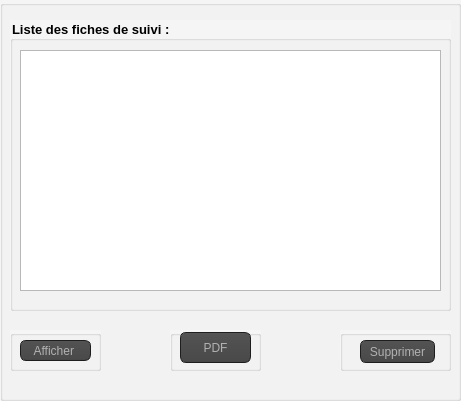
    <widget class="QGroupBox" name="groupBox_7">
     <property name="geometry">
      <rect>
       <x>9</x>
       <y>19</y>
       <width>461</width>
       <height>401</height>
      </rect>
     </property>
     <property name="styleSheet">
      <string notr="true">QGroupBox{background-color:whitesmoke;}</string>
     </property>
     <property name="title">
      <string/>
     </property>
     <widget class="QGroupBox" name="groupBox_3">
      <property name="geometry">
       <rect>
        <x>10</x>
        <y>330</y>
        <width>91</width>
        <height>41</height>
       </rect>
      </property>
      <property name="title">
       <string/>
      </property>
      <widget class="QPushButton" name="Afficher_Fiche">
       <property name="geometry">
        <rect>
         <x>10</x>
         <y>10</y>
         <width>71</width>
         <height>21</height>
        </rect>
       </property>
       <property name="styleSheet">
        <string notr="true">QToolTip
{
     border: 1px solid black;
     background-color: #ffa02f;
     padding: 1px;
     border-radius: 3px;
     opacity: 100;
}

QWidget
{
    color: #b1b1b1;
    background-color: #323232;
}

QWidget:item:hover
{
    background-color: QLinearGradient( x1: 0, y1: 0, x2: 0, y2: 1, stop: 0 #ffa02f, stop: 1 #ca0619);
    color: #000000;
}

QWidget:item:selected
{
    background-color: QLinearGradient( x1: 0, y1: 0, x2: 0, y2: 1, stop: 0 #ffa02f, stop: 1 #d7801a);
}

QMenuBar::item
{
    background: transparent;
}

QMenuBar::item:selected
{
    background: transparent;
    border: 1px solid #ffaa00;
}

QMenuBar::item:pressed
{
    background: #444;
    border: 1px solid #000;
    background-color: QLinearGradient(
        x1:0, y1:0,
        x2:0, y2:1,
        stop:1 #212121,
        stop:0.4 #343434/*,
        stop:0.2 #343434,
        stop:0.1 #ffaa00*/
    );
    margin-bottom:-1px;
    padding-bottom:1px;
}

QMenu
{
    border: 1px solid #000;
}

QMenu::item
{
    padding: 2px 20px 2px 20px;
}

QMenu::item:selected
{
    color: #000000;
}

QWidget:disabled
{
    color: #404040;
    background-color: #323232;
}

QAbstractItemView
{
    background-color: QLinearGradient( x1: 0, y1: 0, x2: 0, y2: 1, stop: 0 #4d4d4d, stop: 0.1 #646464, stop: 1 #5d5d5d);
}

QWidget:focus
{
    /*border: 2px solid QLinearGradient( x1: 0, y1: 0, x2: 0, y2: 1, stop: 0 #ffa02f, stop: 1 #d7801a);*/
}

QLineEdit
{
    background-color: QLinearGradient( x1: 0, y1: 0, x2: 0, y2: 1, stop: 0 #4d4d4d, stop: 0 #646464, stop: 1 #5d5d5d);
    padding: 1px;
    border-style: solid;
    border: 1px solid #1e1e1e;
    border-radius: 5;
}

QPushButton
{
    color: #b1b1b1;
    background-color: QLinearGradient( x1: 0, y1: 0, x2: 0, y2: 1, stop: 0 #565656, stop: 0.1 #525252, stop: 0.5 #4e4e4e, stop: 0.9 #4a4a4a, stop: 1 #464646);
    border-width: 1px;
    border-color: #1e1e1e;
    border-style: solid;
    border-radius: 6;
    padding: 3px;
    font-size: 12px;
    padding-left: 5px;
    padding-right: 5px;
}

QPushButton:pressed
{
    background-color: QLinearGradient( x1: 0, y1: 0, x2: 0, y2: 1, stop: 0 #2d2d2d, stop: 0.1 #2b2b2b, stop: 0.5 #292929, stop: 0.9 #282828, stop: 1 #252525);
}

QComboBox
{
    selection-background-color: #ffaa00;
    background-color: QLinearGradient( x1: 0, y1: 0, x2: 0, y2: 1, stop: 0 #565656, stop: 0.1 #525252, stop: 0.5 #4e4e4e, stop: 0.9 #4a4a4a, stop: 1 #464646);
    border-style: solid;
    border: 1px solid #1e1e1e;
    border-radius: 5;
}

QComboBox:hover,QPushButton:hover
{
    border: 2px solid QLinearGradient( x1: 0, y1: 0, x2: 0, y2: 1, stop: 0 #ffa02f, stop: 1 #d7801a);
}


QComboBox:on
{
    padding-top: 3px;
    padding-left: 4px;
    background-color: QLinearGradient( x1: 0, y1: 0, x2: 0, y2: 1, stop: 0 #2d2d2d, stop: 0.1 #2b2b2b, stop: 0.5 #292929, stop: 0.9 #282828, stop: 1 #252525);
    selection-background-color: #ffaa00;
}

QComboBox QAbstractItemView
{
    border: 2px solid darkgray;
    selection-background-color: QLinearGradient( x1: 0, y1: 0, x2: 0, y2: 1, stop: 0 #ffa02f, stop: 1 #d7801a);
}

QComboBox::drop-down
{
     subcontrol-origin: padding;
     subcontrol-position: top right;
     width: 15px;

     border-left-width: 0px;
     border-left-color: darkgray;
     border-left-style: solid; /* just a single line */
     border-top-right-radius: 3px; /* same radius as the QComboBox */
     border-bottom-right-radius: 3px;
 }

QComboBox::down-arrow
{
     image: url(:/down_arrow.png);
}

QGroupBox:focus
{
border: 2px solid QLinearGradient( x1: 0, y1: 0, x2: 0, y2: 1, stop: 0 #ffa02f, stop: 1 #d7801a);
}

QTextEdit:focus
{
    border: 2px solid QLinearGradient( x1: 0, y1: 0, x2: 0, y2: 1, stop: 0 #ffa02f, stop: 1 #d7801a);
}

QScrollBar:horizontal {
     border: 1px solid #222222;
     background: QLinearGradient( x1: 0, y1: 0, x2: 0, y2: 1, stop: 0.0 #121212, stop: 0.2 #282828, stop: 1 #484848);
     height: 7px;
     margin: 0px 16px 0 16px;
}

QScrollBar::handle:horizontal
{
      background: QLinearGradient( x1: 0, y1: 0, x2: 1, y2: 0, stop: 0 #ffa02f, stop: 0.5 #d7801a, stop: 1 #ffa02f);
      min-height: 20px;
      border-radius: 2px;
}

QScrollBar::add-line:horizontal {
      border: 1px solid #1b1b19;
      border-radius: 2px;
      background: QLinearGradient( x1: 0, y1: 0, x2: 1, y2: 0, stop: 0 #ffa02f, stop: 1 #d7801a);
      width: 14px;
      subcontrol-position: right;
      subcontrol-origin: margin;
}

QScrollBar::sub-line:horizontal {
      border: 1px solid #1b1b19;
      border-radius: 2px;
      background: QLinearGradient( x1: 0, y1: 0, x2: 1, y2: 0, stop: 0 #ffa02f, stop: 1 #d7801a);
      width: 14px;
     subcontrol-position: left;
     subcontrol-origin: margin;
}

QScrollBar::right-arrow:horizontal, QScrollBar::left-arrow:horizontal
{
      border: 1px solid black;
      width: 1px;
      height: 1px;
      background: white;
}

QScrollBar::add-page:horizontal, QScrollBar::sub-page:horizontal
{
      background: none;
}

QScrollBar:vertical
{
      background: QLinearGradient( x1: 0, y1: 0, x2: 1, y2: 0, stop: 0.0 #121212, stop: 0.2 #282828, stop: 1 #484848);
      width: 7px;
      margin: 16px 0 16px 0;
      border: 1px solid #222222;
}

QScrollBar::handle:vertical
{
      background: QLinearGradient( x1: 0, y1: 0, x2: 0, y2: 1, stop: 0 #ffa02f, stop: 0.5 #d7801a, stop: 1 #ffa02f);
      min-height: 20px;
      border-radius: 2px;
}

QScrollBar::add-line:vertical
{
      border: 1px solid #1b1b19;
      border-radius: 2px;
      background: QLinearGradient( x1: 0, y1: 0, x2: 0, y2: 1, stop: 0 #ffa02f, stop: 1 #d7801a);
      height: 14px;
      subcontrol-position: bottom;
      subcontrol-origin: margin;
}

QScrollBar::sub-line:vertical
{
      border: 1px solid #1b1b19;
      border-radius: 2px;
      background: QLinearGradient( x1: 0, y1: 0, x2: 0, y2: 1, stop: 0 #d7801a, stop: 1 #ffa02f);
      height: 14px;
      subcontrol-position: top;
      subcontrol-origin: margin;
}

QScrollBar::up-arrow:vertical, QScrollBar::down-arrow:vertical
{
      border: 1px solid black;
      width: 1px;
      height: 1px;
      background: white;
}


QScrollBar::add-page:vertical, QScrollBar::sub-page:vertical
{
      background: none;
}

QTextEdit
{
    background-color: #242424;
}

QPlainTextEdit
{
    background-color: #242424;
}

QHeaderView::section
{
    background-color: QLinearGradient(x1:0, y1:0, x2:0, y2:1, stop:0 #616161, stop: 0.5 #505050, stop: 0.6 #434343, stop:1 #656565);
    color: white;
    padding-left: 4px;
    border: 1px solid #6c6c6c;
}

QCheckBox:disabled
{
color: #414141;
}

QDockWidget::title
{
    text-align: center;
    spacing: 3px; /* spacing between items in the tool bar */
    background-color: QLinearGradient(x1:0, y1:0, x2:0, y2:1, stop:0 #323232, stop: 0.5 #242424, stop:1 #323232);
}

QDockWidget::close-button, QDockWidget::float-button
{
    text-align: center;
    spacing: 1px; /* spacing between items in the tool bar */
    background-color: QLinearGradient(x1:0, y1:0, x2:0, y2:1, stop:0 #323232, stop: 0.5 #242424, stop:1 #323232);
}

QDockWidget::close-button:hover, QDockWidget::float-button:hover
{
    background: #242424;
}

QDockWidget::close-button:pressed, QDockWidget::float-button:pressed
{
    padding: 1px -1px -1px 1px;
}

QMainWindow::separator
{
    background-color: QLinearGradient(x1:0, y1:0, x2:0, y2:1, stop:0 #161616, stop: 0.5 #151515, stop: 0.6 #212121, stop:1 #343434);
    color: white;
    padding-left: 4px;
    border: 1px solid #4c4c4c;
    spacing: 3px; /* spacing between items in the tool bar */
}

QMainWindow::separator:hover
{

    background-color: QLinearGradient(x1:0, y1:0, x2:0, y2:1, stop:0 #d7801a, stop:0.5 #b56c17 stop:1 #ffa02f);
    color: white;
    padding-left: 4px;
    border: 1px solid #6c6c6c;
    spacing: 3px; /* spacing between items in the tool bar */
}

QToolBar::handle
{
     spacing: 3px; /* spacing between items in the tool bar */
     background: url(:/images/handle.png);
}

QMenu::separator
{
    height: 2px;
    background-color: QLinearGradient(x1:0, y1:0, x2:0, y2:1, stop:0 #161616, stop: 0.5 #151515, stop: 0.6 #212121, stop:1 #343434);
    color: white;
    padding-left: 4px;
    margin-left: 10px;
    margin-right: 5px;
}

QProgressBar
{
    border: 2px solid grey;
    border-radius: 5px;
    text-align: center;
}

QProgressBar::chunk
{
    background-color: #d7801a;
    width: 2.15px;
    margin: 0.5px;
}

QTabBar::tab {
    color: #b1b1b1;
    border: 1px solid #444;
    border-bottom-style: none;
    background-color: #323232;
    padding-left: 10px;
    padding-right: 10px;
    padding-top: 3px;
    padding-bottom: 2px;
    margin-right: -1px;
}

QTabWidget::pane {
    border: 1px solid #444;
    top: 1px;
}

QTabBar::tab:last
{
    margin-right: 0; /* the last selected tab has nothing to overlap with on the right */
    border-top-right-radius: 3px;
}

QTabBar::tab:first:!selected
{
 margin-left: 0px; /* the last selected tab has nothing to overlap with on the right */


    border-top-left-radius: 3px;
}

QTabBar::tab:!selected
{
    color: #b1b1b1;
    border-bottom-style: solid;
    margin-top: 3px;
    background-color: QLinearGradient(x1:0, y1:0, x2:0, y2:1, stop:1 #212121, stop:.4 #343434);
}

QTabBar::tab:selected
{
    border-top-left-radius: 3px;
    border-top-right-radius: 3px;
    margin-bottom: 0px;
}

QTabBar::tab:!selected:hover
{
    /*border-top: 2px solid #ffaa00;
    padding-bottom: 3px;*/
    border-top-left-radius: 3px;
    border-top-right-radius: 3px;
    background-color: QLinearGradient(x1:0, y1:0, x2:0, y2:1, stop:1 #212121, stop:0.4 #343434, stop:0.2 #343434, stop:0.1 #ffaa00);
}

QRadioButton::indicator:checked, QRadioButton::indicator:unchecked{
    color: #b1b1b1;
    background-color: #323232;
    border: 1px solid #b1b1b1;
    border-radius: 6px;
}

QRadioButton::indicator:checked
{
    background-color: qradialgradient(
        cx: 0.5, cy: 0.5,
        fx: 0.5, fy: 0.5,
        radius: 1.0,
        stop: 0.25 #ffaa00,
        stop: 0.3 #323232
    );
}

QCheckBox::indicator{
    color: #b1b1b1;
    background-color: #323232;
    border: 1px solid #b1b1b1;
    width: 9px;
    height: 9px;
}

QRadioButton::indicator
{
    border-radius: 6px;
}

QRadioButton::indicator:hover, QCheckBox::indicator:hover
{
    border: 1px solid #ffaa00;
}

QCheckBox::indicator:checked
{
    image:url(:/images/checkbox.png);
}

QCheckBox::indicator:disabled, QRadioButton::indicator:disabled
{
    border: 1px solid #444;
}</string>
       </property>
       <property name="text">
        <string>Afficher </string>
       </property>
      </widget>
     </widget>
     <widget class="QGroupBox" name="groupBox_4">
      <property name="geometry">
       <rect>
        <x>170</x>
        <y>330</y>
        <width>91</width>
        <height>41</height>
       </rect>
      </property>
      <property name="title">
       <string/>
      </property>
      <widget class="QPushButton" name="PDF">
       <property name="geometry">
        <rect>
         <x>10</x>
         <y>2</y>
         <width>71</width>
         <height>31</height>
        </rect>
       </property>
       <property name="styleSheet">
        <string notr="true">QToolTip
{
     border: 1px solid black;
     background-color: #ffa02f;
     padding: 1px;
     border-radius: 3px;
     opacity: 100;
}

QWidget
{
    color: #b1b1b1;
    background-color: #323232;
}

QWidget:item:hover
{
    background-color: QLinearGradient( x1: 0, y1: 0, x2: 0, y2: 1, stop: 0 #ffa02f, stop: 1 #ca0619);
    color: #000000;
}

QWidget:item:selected
{
    background-color: QLinearGradient( x1: 0, y1: 0, x2: 0, y2: 1, stop: 0 #ffa02f, stop: 1 #d7801a);
}

QMenuBar::item
{
    background: transparent;
}

QMenuBar::item:selected
{
    background: transparent;
    border: 1px solid #ffaa00;
}

QMenuBar::item:pressed
{
    background: #444;
    border: 1px solid #000;
    background-color: QLinearGradient(
        x1:0, y1:0,
        x2:0, y2:1,
        stop:1 #212121,
        stop:0.4 #343434/*,
        stop:0.2 #343434,
        stop:0.1 #ffaa00*/
    );
    margin-bottom:-1px;
    padding-bottom:1px;
}

QMenu
{
    border: 1px solid #000;
}

QMenu::item
{
    padding: 2px 20px 2px 20px;
}

QMenu::item:selected
{
    color: #000000;
}

QWidget:disabled
{
    color: #404040;
    background-color: #323232;
}

QAbstractItemView
{
    background-color: QLinearGradient( x1: 0, y1: 0, x2: 0, y2: 1, stop: 0 #4d4d4d, stop: 0.1 #646464, stop: 1 #5d5d5d);
}

QWidget:focus
{
    /*border: 2px solid QLinearGradient( x1: 0, y1: 0, x2: 0, y2: 1, stop: 0 #ffa02f, stop: 1 #d7801a);*/
}

QLineEdit
{
    background-color: QLinearGradient( x1: 0, y1: 0, x2: 0, y2: 1, stop: 0 #4d4d4d, stop: 0 #646464, stop: 1 #5d5d5d);
    padding: 1px;
    border-style: solid;
    border: 1px solid #1e1e1e;
    border-radius: 5;
}

QPushButton
{
    color: #b1b1b1;
    background-color: QLinearGradient( x1: 0, y1: 0, x2: 0, y2: 1, stop: 0 #565656, stop: 0.1 #525252, stop: 0.5 #4e4e4e, stop: 0.9 #4a4a4a, stop: 1 #464646);
    border-width: 1px;
    border-color: #1e1e1e;
    border-style: solid;
    border-radius: 6;
    padding: 3px;
    font-size: 12px;
    padding-left: 5px;
    padding-right: 5px;
}

QPushButton:pressed
{
    background-color: QLinearGradient( x1: 0, y1: 0, x2: 0, y2: 1, stop: 0 #2d2d2d, stop: 0.1 #2b2b2b, stop: 0.5 #292929, stop: 0.9 #282828, stop: 1 #252525);
}

QComboBox
{
    selection-background-color: #ffaa00;
    background-color: QLinearGradient( x1: 0, y1: 0, x2: 0, y2: 1, stop: 0 #565656, stop: 0.1 #525252, stop: 0.5 #4e4e4e, stop: 0.9 #4a4a4a, stop: 1 #464646);
    border-style: solid;
    border: 1px solid #1e1e1e;
    border-radius: 5;
}

QComboBox:hover,QPushButton:hover
{
    border: 2px solid QLinearGradient( x1: 0, y1: 0, x2: 0, y2: 1, stop: 0 #ffa02f, stop: 1 #d7801a);
}


QComboBox:on
{
    padding-top: 3px;
    padding-left: 4px;
    background-color: QLinearGradient( x1: 0, y1: 0, x2: 0, y2: 1, stop: 0 #2d2d2d, stop: 0.1 #2b2b2b, stop: 0.5 #292929, stop: 0.9 #282828, stop: 1 #252525);
    selection-background-color: #ffaa00;
}

QComboBox QAbstractItemView
{
    border: 2px solid darkgray;
    selection-background-color: QLinearGradient( x1: 0, y1: 0, x2: 0, y2: 1, stop: 0 #ffa02f, stop: 1 #d7801a);
}

QComboBox::drop-down
{
     subcontrol-origin: padding;
     subcontrol-position: top right;
     width: 15px;

     border-left-width: 0px;
     border-left-color: darkgray;
     border-left-style: solid; /* just a single line */
     border-top-right-radius: 3px; /* same radius as the QComboBox */
     border-bottom-right-radius: 3px;
 }

QComboBox::down-arrow
{
     image: url(:/down_arrow.png);
}

QGroupBox:focus
{
border: 2px solid QLinearGradient( x1: 0, y1: 0, x2: 0, y2: 1, stop: 0 #ffa02f, stop: 1 #d7801a);
}

QTextEdit:focus
{
    border: 2px solid QLinearGradient( x1: 0, y1: 0, x2: 0, y2: 1, stop: 0 #ffa02f, stop: 1 #d7801a);
}

QScrollBar:horizontal {
     border: 1px solid #222222;
     background: QLinearGradient( x1: 0, y1: 0, x2: 0, y2: 1, stop: 0.0 #121212, stop: 0.2 #282828, stop: 1 #484848);
     height: 7px;
     margin: 0px 16px 0 16px;
}

QScrollBar::handle:horizontal
{
      background: QLinearGradient( x1: 0, y1: 0, x2: 1, y2: 0, stop: 0 #ffa02f, stop: 0.5 #d7801a, stop: 1 #ffa02f);
      min-height: 20px;
      border-radius: 2px;
}

QScrollBar::add-line:horizontal {
      border: 1px solid #1b1b19;
      border-radius: 2px;
      background: QLinearGradient( x1: 0, y1: 0, x2: 1, y2: 0, stop: 0 #ffa02f, stop: 1 #d7801a);
      width: 14px;
      subcontrol-position: right;
      subcontrol-origin: margin;
}

QScrollBar::sub-line:horizontal {
      border: 1px solid #1b1b19;
      border-radius: 2px;
      background: QLinearGradient( x1: 0, y1: 0, x2: 1, y2: 0, stop: 0 #ffa02f, stop: 1 #d7801a);
      width: 14px;
     subcontrol-position: left;
     subcontrol-origin: margin;
}

QScrollBar::right-arrow:horizontal, QScrollBar::left-arrow:horizontal
{
      border: 1px solid black;
      width: 1px;
      height: 1px;
      background: white;
}

QScrollBar::add-page:horizontal, QScrollBar::sub-page:horizontal
{
      background: none;
}

QScrollBar:vertical
{
      background: QLinearGradient( x1: 0, y1: 0, x2: 1, y2: 0, stop: 0.0 #121212, stop: 0.2 #282828, stop: 1 #484848);
      width: 7px;
      margin: 16px 0 16px 0;
      border: 1px solid #222222;
}

QScrollBar::handle:vertical
{
      background: QLinearGradient( x1: 0, y1: 0, x2: 0, y2: 1, stop: 0 #ffa02f, stop: 0.5 #d7801a, stop: 1 #ffa02f);
      min-height: 20px;
      border-radius: 2px;
}

QScrollBar::add-line:vertical
{
      border: 1px solid #1b1b19;
      border-radius: 2px;
      background: QLinearGradient( x1: 0, y1: 0, x2: 0, y2: 1, stop: 0 #ffa02f, stop: 1 #d7801a);
      height: 14px;
      subcontrol-position: bottom;
      subcontrol-origin: margin;
}

QScrollBar::sub-line:vertical
{
      border: 1px solid #1b1b19;
      border-radius: 2px;
      background: QLinearGradient( x1: 0, y1: 0, x2: 0, y2: 1, stop: 0 #d7801a, stop: 1 #ffa02f);
      height: 14px;
      subcontrol-position: top;
      subcontrol-origin: margin;
}

QScrollBar::up-arrow:vertical, QScrollBar::down-arrow:vertical
{
      border: 1px solid black;
      width: 1px;
      height: 1px;
      background: white;
}


QScrollBar::add-page:vertical, QScrollBar::sub-page:vertical
{
      background: none;
}

QTextEdit
{
    background-color: #242424;
}

QPlainTextEdit
{
    background-color: #242424;
}

QHeaderView::section
{
    background-color: QLinearGradient(x1:0, y1:0, x2:0, y2:1, stop:0 #616161, stop: 0.5 #505050, stop: 0.6 #434343, stop:1 #656565);
    color: white;
    padding-left: 4px;
    border: 1px solid #6c6c6c;
}

QCheckBox:disabled
{
color: #414141;
}

QDockWidget::title
{
    text-align: center;
    spacing: 3px; /* spacing between items in the tool bar */
    background-color: QLinearGradient(x1:0, y1:0, x2:0, y2:1, stop:0 #323232, stop: 0.5 #242424, stop:1 #323232);
}

QDockWidget::close-button, QDockWidget::float-button
{
    text-align: center;
    spacing: 1px; /* spacing between items in the tool bar */
    background-color: QLinearGradient(x1:0, y1:0, x2:0, y2:1, stop:0 #323232, stop: 0.5 #242424, stop:1 #323232);
}

QDockWidget::close-button:hover, QDockWidget::float-button:hover
{
    background: #242424;
}

QDockWidget::close-button:pressed, QDockWidget::float-button:pressed
{
    padding: 1px -1px -1px 1px;
}

QMainWindow::separator
{
    background-color: QLinearGradient(x1:0, y1:0, x2:0, y2:1, stop:0 #161616, stop: 0.5 #151515, stop: 0.6 #212121, stop:1 #343434);
    color: white;
    padding-left: 4px;
    border: 1px solid #4c4c4c;
    spacing: 3px; /* spacing between items in the tool bar */
}

QMainWindow::separator:hover
{

    background-color: QLinearGradient(x1:0, y1:0, x2:0, y2:1, stop:0 #d7801a, stop:0.5 #b56c17 stop:1 #ffa02f);
    color: white;
    padding-left: 4px;
    border: 1px solid #6c6c6c;
    spacing: 3px; /* spacing between items in the tool bar */
}

QToolBar::handle
{
     spacing: 3px; /* spacing between items in the tool bar */
     background: url(:/images/handle.png);
}

QMenu::separator
{
    height: 2px;
    background-color: QLinearGradient(x1:0, y1:0, x2:0, y2:1, stop:0 #161616, stop: 0.5 #151515, stop: 0.6 #212121, stop:1 #343434);
    color: white;
    padding-left: 4px;
    margin-left: 10px;
    margin-right: 5px;
}

QProgressBar
{
    border: 2px solid grey;
    border-radius: 5px;
    text-align: center;
}

QProgressBar::chunk
{
    background-color: #d7801a;
    width: 2.15px;
    margin: 0.5px;
}

QTabBar::tab {
    color: #b1b1b1;
    border: 1px solid #444;
    border-bottom-style: none;
    background-color: #323232;
    padding-left: 10px;
    padding-right: 10px;
    padding-top: 3px;
    padding-bottom: 2px;
    margin-right: -1px;
}

QTabWidget::pane {
    border: 1px solid #444;
    top: 1px;
}

QTabBar::tab:last
{
    margin-right: 0; /* the last selected tab has nothing to overlap with on the right */
    border-top-right-radius: 3px;
}

QTabBar::tab:first:!selected
{
 margin-left: 0px; /* the last selected tab has nothing to overlap with on the right */


    border-top-left-radius: 3px;
}

QTabBar::tab:!selected
{
    color: #b1b1b1;
    border-bottom-style: solid;
    margin-top: 3px;
    background-color: QLinearGradient(x1:0, y1:0, x2:0, y2:1, stop:1 #212121, stop:.4 #343434);
}

QTabBar::tab:selected
{
    border-top-left-radius: 3px;
    border-top-right-radius: 3px;
    margin-bottom: 0px;
}

QTabBar::tab:!selected:hover
{
    /*border-top: 2px solid #ffaa00;
    padding-bottom: 3px;*/
    border-top-left-radius: 3px;
    border-top-right-radius: 3px;
    background-color: QLinearGradient(x1:0, y1:0, x2:0, y2:1, stop:1 #212121, stop:0.4 #343434, stop:0.2 #343434, stop:0.1 #ffaa00);
}

QRadioButton::indicator:checked, QRadioButton::indicator:unchecked{
    color: #b1b1b1;
    background-color: #323232;
    border: 1px solid #b1b1b1;
    border-radius: 6px;
}

QRadioButton::indicator:checked
{
    background-color: qradialgradient(
        cx: 0.5, cy: 0.5,
        fx: 0.5, fy: 0.5,
        radius: 1.0,
        stop: 0.25 #ffaa00,
        stop: 0.3 #323232
    );
}

QCheckBox::indicator{
    color: #b1b1b1;
    background-color: #323232;
    border: 1px solid #b1b1b1;
    width: 9px;
    height: 9px;
}

QRadioButton::indicator
{
    border-radius: 6px;
}

QRadioButton::indicator:hover, QCheckBox::indicator:hover
{
    border: 1px solid #ffaa00;
}

QCheckBox::indicator:checked
{
    image:url(:/images/checkbox.png);
}

QCheckBox::indicator:disabled, QRadioButton::indicator:disabled
{
    border: 1px solid #444;
}</string>
       </property>
       <property name="text">
        <string>PDF</string>
       </property>
      </widget>
     </widget>
     <widget class="QGroupBox" name="groupBox_5">
      <property name="geometry">
       <rect>
        <x>340</x>
        <y>330</y>
        <width>111</width>
        <height>41</height>
       </rect>
      </property>
      <property name="title">
       <string/>
      </property>
      <widget class="QPushButton" name="Supprimer_fiche">
       <property name="geometry">
        <rect>
         <x>20</x>
         <y>10</y>
         <width>75</width>
         <height>23</height>
        </rect>
       </property>
       <property name="styleSheet">
        <string notr="true">QToolTip
{
     border: 1px solid black;
     background-color: #ffa02f;
     padding: 1px;
     border-radius: 3px;
     opacity: 100;
}

QWidget
{
    color: #b1b1b1;
    background-color: #323232;
}

QWidget:item:hover
{
    background-color: QLinearGradient( x1: 0, y1: 0, x2: 0, y2: 1, stop: 0 #ffa02f, stop: 1 #ca0619);
    color: #000000;
}

QWidget:item:selected
{
    background-color: QLinearGradient( x1: 0, y1: 0, x2: 0, y2: 1, stop: 0 #ffa02f, stop: 1 #d7801a);
}

QMenuBar::item
{
    background: transparent;
}

QMenuBar::item:selected
{
    background: transparent;
    border: 1px solid #ffaa00;
}

QMenuBar::item:pressed
{
    background: #444;
    border: 1px solid #000;
    background-color: QLinearGradient(
        x1:0, y1:0,
        x2:0, y2:1,
        stop:1 #212121,
        stop:0.4 #343434/*,
        stop:0.2 #343434,
        stop:0.1 #ffaa00*/
    );
    margin-bottom:-1px;
    padding-bottom:1px;
}

QMenu
{
    border: 1px solid #000;
}

QMenu::item
{
    padding: 2px 20px 2px 20px;
}

QMenu::item:selected
{
    color: #000000;
}

QWidget:disabled
{
    color: #404040;
    background-color: #323232;
}

QAbstractItemView
{
    background-color: QLinearGradient( x1: 0, y1: 0, x2: 0, y2: 1, stop: 0 #4d4d4d, stop: 0.1 #646464, stop: 1 #5d5d5d);
}

QWidget:focus
{
    /*border: 2px solid QLinearGradient( x1: 0, y1: 0, x2: 0, y2: 1, stop: 0 #ffa02f, stop: 1 #d7801a);*/
}

QLineEdit
{
    background-color: QLinearGradient( x1: 0, y1: 0, x2: 0, y2: 1, stop: 0 #4d4d4d, stop: 0 #646464, stop: 1 #5d5d5d);
    padding: 1px;
    border-style: solid;
    border: 1px solid #1e1e1e;
    border-radius: 5;
}

QPushButton
{
    color: #b1b1b1;
    background-color: QLinearGradient( x1: 0, y1: 0, x2: 0, y2: 1, stop: 0 #565656, stop: 0.1 #525252, stop: 0.5 #4e4e4e, stop: 0.9 #4a4a4a, stop: 1 #464646);
    border-width: 1px;
    border-color: #1e1e1e;
    border-style: solid;
    border-radius: 6;
    padding: 3px;
    font-size: 12px;
    padding-left: 5px;
    padding-right: 5px;
}

QPushButton:pressed
{
    background-color: QLinearGradient( x1: 0, y1: 0, x2: 0, y2: 1, stop: 0 #2d2d2d, stop: 0.1 #2b2b2b, stop: 0.5 #292929, stop: 0.9 #282828, stop: 1 #252525);
}

QComboBox
{
    selection-background-color: #ffaa00;
    background-color: QLinearGradient( x1: 0, y1: 0, x2: 0, y2: 1, stop: 0 #565656, stop: 0.1 #525252, stop: 0.5 #4e4e4e, stop: 0.9 #4a4a4a, stop: 1 #464646);
    border-style: solid;
    border: 1px solid #1e1e1e;
    border-radius: 5;
}

QComboBox:hover,QPushButton:hover
{
    border: 2px solid QLinearGradient( x1: 0, y1: 0, x2: 0, y2: 1, stop: 0 #ffa02f, stop: 1 #d7801a);
}


QComboBox:on
{
    padding-top: 3px;
    padding-left: 4px;
    background-color: QLinearGradient( x1: 0, y1: 0, x2: 0, y2: 1, stop: 0 #2d2d2d, stop: 0.1 #2b2b2b, stop: 0.5 #292929, stop: 0.9 #282828, stop: 1 #252525);
    selection-background-color: #ffaa00;
}

QComboBox QAbstractItemView
{
    border: 2px solid darkgray;
    selection-background-color: QLinearGradient( x1: 0, y1: 0, x2: 0, y2: 1, stop: 0 #ffa02f, stop: 1 #d7801a);
}

QComboBox::drop-down
{
     subcontrol-origin: padding;
     subcontrol-position: top right;
     width: 15px;

     border-left-width: 0px;
     border-left-color: darkgray;
     border-left-style: solid; /* just a single line */
     border-top-right-radius: 3px; /* same radius as the QComboBox */
     border-bottom-right-radius: 3px;
 }

QComboBox::down-arrow
{
     image: url(:/down_arrow.png);
}

QGroupBox:focus
{
border: 2px solid QLinearGradient( x1: 0, y1: 0, x2: 0, y2: 1, stop: 0 #ffa02f, stop: 1 #d7801a);
}

QTextEdit:focus
{
    border: 2px solid QLinearGradient( x1: 0, y1: 0, x2: 0, y2: 1, stop: 0 #ffa02f, stop: 1 #d7801a);
}

QScrollBar:horizontal {
     border: 1px solid #222222;
     background: QLinearGradient( x1: 0, y1: 0, x2: 0, y2: 1, stop: 0.0 #121212, stop: 0.2 #282828, stop: 1 #484848);
     height: 7px;
     margin: 0px 16px 0 16px;
}

QScrollBar::handle:horizontal
{
      background: QLinearGradient( x1: 0, y1: 0, x2: 1, y2: 0, stop: 0 #ffa02f, stop: 0.5 #d7801a, stop: 1 #ffa02f);
      min-height: 20px;
      border-radius: 2px;
}

QScrollBar::add-line:horizontal {
      border: 1px solid #1b1b19;
      border-radius: 2px;
      background: QLinearGradient( x1: 0, y1: 0, x2: 1, y2: 0, stop: 0 #ffa02f, stop: 1 #d7801a);
      width: 14px;
      subcontrol-position: right;
      subcontrol-origin: margin;
}

QScrollBar::sub-line:horizontal {
      border: 1px solid #1b1b19;
      border-radius: 2px;
      background: QLinearGradient( x1: 0, y1: 0, x2: 1, y2: 0, stop: 0 #ffa02f, stop: 1 #d7801a);
      width: 14px;
     subcontrol-position: left;
     subcontrol-origin: margin;
}

QScrollBar::right-arrow:horizontal, QScrollBar::left-arrow:horizontal
{
      border: 1px solid black;
      width: 1px;
      height: 1px;
      background: white;
}

QScrollBar::add-page:horizontal, QScrollBar::sub-page:horizontal
{
      background: none;
}

QScrollBar:vertical
{
      background: QLinearGradient( x1: 0, y1: 0, x2: 1, y2: 0, stop: 0.0 #121212, stop: 0.2 #282828, stop: 1 #484848);
      width: 7px;
      margin: 16px 0 16px 0;
      border: 1px solid #222222;
}

QScrollBar::handle:vertical
{
      background: QLinearGradient( x1: 0, y1: 0, x2: 0, y2: 1, stop: 0 #ffa02f, stop: 0.5 #d7801a, stop: 1 #ffa02f);
      min-height: 20px;
      border-radius: 2px;
}

QScrollBar::add-line:vertical
{
      border: 1px solid #1b1b19;
      border-radius: 2px;
      background: QLinearGradient( x1: 0, y1: 0, x2: 0, y2: 1, stop: 0 #ffa02f, stop: 1 #d7801a);
      height: 14px;
      subcontrol-position: bottom;
      subcontrol-origin: margin;
}

QScrollBar::sub-line:vertical
{
      border: 1px solid #1b1b19;
      border-radius: 2px;
      background: QLinearGradient( x1: 0, y1: 0, x2: 0, y2: 1, stop: 0 #d7801a, stop: 1 #ffa02f);
      height: 14px;
      subcontrol-position: top;
      subcontrol-origin: margin;
}

QScrollBar::up-arrow:vertical, QScrollBar::down-arrow:vertical
{
      border: 1px solid black;
      width: 1px;
      height: 1px;
      background: white;
}


QScrollBar::add-page:vertical, QScrollBar::sub-page:vertical
{
      background: none;
}

QTextEdit
{
    background-color: #242424;
}

QPlainTextEdit
{
    background-color: #242424;
}

QHeaderView::section
{
    background-color: QLinearGradient(x1:0, y1:0, x2:0, y2:1, stop:0 #616161, stop: 0.5 #505050, stop: 0.6 #434343, stop:1 #656565);
    color: white;
    padding-left: 4px;
    border: 1px solid #6c6c6c;
}

QCheckBox:disabled
{
color: #414141;
}

QDockWidget::title
{
    text-align: center;
    spacing: 3px; /* spacing between items in the tool bar */
    background-color: QLinearGradient(x1:0, y1:0, x2:0, y2:1, stop:0 #323232, stop: 0.5 #242424, stop:1 #323232);
}

QDockWidget::close-button, QDockWidget::float-button
{
    text-align: center;
    spacing: 1px; /* spacing between items in the tool bar */
    background-color: QLinearGradient(x1:0, y1:0, x2:0, y2:1, stop:0 #323232, stop: 0.5 #242424, stop:1 #323232);
}

QDockWidget::close-button:hover, QDockWidget::float-button:hover
{
    background: #242424;
}

QDockWidget::close-button:pressed, QDockWidget::float-button:pressed
{
    padding: 1px -1px -1px 1px;
}

QMainWindow::separator
{
    background-color: QLinearGradient(x1:0, y1:0, x2:0, y2:1, stop:0 #161616, stop: 0.5 #151515, stop: 0.6 #212121, stop:1 #343434);
    color: white;
    padding-left: 4px;
    border: 1px solid #4c4c4c;
    spacing: 3px; /* spacing between items in the tool bar */
}

QMainWindow::separator:hover
{

    background-color: QLinearGradient(x1:0, y1:0, x2:0, y2:1, stop:0 #d7801a, stop:0.5 #b56c17 stop:1 #ffa02f);
    color: white;
    padding-left: 4px;
    border: 1px solid #6c6c6c;
    spacing: 3px; /* spacing between items in the tool bar */
}

QToolBar::handle
{
     spacing: 3px; /* spacing between items in the tool bar */
     background: url(:/images/handle.png);
}

QMenu::separator
{
    height: 2px;
    background-color: QLinearGradient(x1:0, y1:0, x2:0, y2:1, stop:0 #161616, stop: 0.5 #151515, stop: 0.6 #212121, stop:1 #343434);
    color: white;
    padding-left: 4px;
    margin-left: 10px;
    margin-right: 5px;
}

QProgressBar
{
    border: 2px solid grey;
    border-radius: 5px;
    text-align: center;
}

QProgressBar::chunk
{
    background-color: #d7801a;
    width: 2.15px;
    margin: 0.5px;
}

QTabBar::tab {
    color: #b1b1b1;
    border: 1px solid #444;
    border-bottom-style: none;
    background-color: #323232;
    padding-left: 10px;
    padding-right: 10px;
    padding-top: 3px;
    padding-bottom: 2px;
    margin-right: -1px;
}

QTabWidget::pane {
    border: 1px solid #444;
    top: 1px;
}

QTabBar::tab:last
{
    margin-right: 0; /* the last selected tab has nothing to overlap with on the right */
    border-top-right-radius: 3px;
}

QTabBar::tab:first:!selected
{
 margin-left: 0px; /* the last selected tab has nothing to overlap with on the right */


    border-top-left-radius: 3px;
}

QTabBar::tab:!selected
{
    color: #b1b1b1;
    border-bottom-style: solid;
    margin-top: 3px;
    background-color: QLinearGradient(x1:0, y1:0, x2:0, y2:1, stop:1 #212121, stop:.4 #343434);
}

QTabBar::tab:selected
{
    border-top-left-radius: 3px;
    border-top-right-radius: 3px;
    margin-bottom: 0px;
}

QTabBar::tab:!selected:hover
{
    /*border-top: 2px solid #ffaa00;
    padding-bottom: 3px;*/
    border-top-left-radius: 3px;
    border-top-right-radius: 3px;
    background-color: QLinearGradient(x1:0, y1:0, x2:0, y2:1, stop:1 #212121, stop:0.4 #343434, stop:0.2 #343434, stop:0.1 #ffaa00);
}

QRadioButton::indicator:checked, QRadioButton::indicator:unchecked{
    color: #b1b1b1;
    background-color: #323232;
    border: 1px solid #b1b1b1;
    border-radius: 6px;
}

QRadioButton::indicator:checked
{
    background-color: qradialgradient(
        cx: 0.5, cy: 0.5,
        fx: 0.5, fy: 0.5,
        radius: 1.0,
        stop: 0.25 #ffaa00,
        stop: 0.3 #323232
    );
}

QCheckBox::indicator{
    color: #b1b1b1;
    background-color: #323232;
    border: 1px solid #b1b1b1;
    width: 9px;
    height: 9px;
}

QRadioButton::indicator
{
    border-radius: 6px;
}

QRadioButton::indicator:hover, QCheckBox::indicator:hover
{
    border: 1px solid #ffaa00;
}

QCheckBox::indicator:checked
{
    image:url(:/images/checkbox.png);
}

QCheckBox::indicator:disabled, QRadioButton::indicator:disabled
{
    border: 1px solid #444;
}</string>
       </property>
       <property name="text">
        <string>Supprimer</string>
       </property>
      </widget>
     </widget>
     <widget class="QGroupBox" name="groupBox_2">
      <property name="geometry">
       <rect>
        <x>10</x>
        <y>20</y>
        <width>441</width>
        <height>291</height>
       </rect>
      </property>
      <property name="styleSheet">
       <string notr="true">QGroupBox{background-color:whitesmoke;
 font-size: 13px;

    font-family: Arial, Helvetica, sans-serif;
    font-weight:bold;}
</string>
      </property>
      <property name="title">
       <string>Liste des fiches de suivi : </string>
      </property>
      <widget class="QTableView" name="tableView_2">
       <property name="geometry">
        <rect>
         <x>10</x>
         <y>30</y>
         <width>421</width>
         <height>241</height>
        </rect>
       </property>
      </widget>
      <widget class="QLabel" name="label_ph_2">
       <property name="geometry">
        <rect>
         <x>100</x>
         <y>50</y>
         <width>1301</width>
         <height>921</height>
        </rect>
       </property>
       <property name="styleSheet">
        <string notr="true">QPushButton::hover
{
	background-color: qlineargradient(spread:pad, x1:0, y1:0.511, x2:1, y2:0.511, stop:0 rgba(0, 207, 179, 255),stop:1 rgb(108, 135, 255));

}</string>
       </property>
       <property name="text">
        <string/>
       </property>
      </widget>
     </widget>
    </widget>
